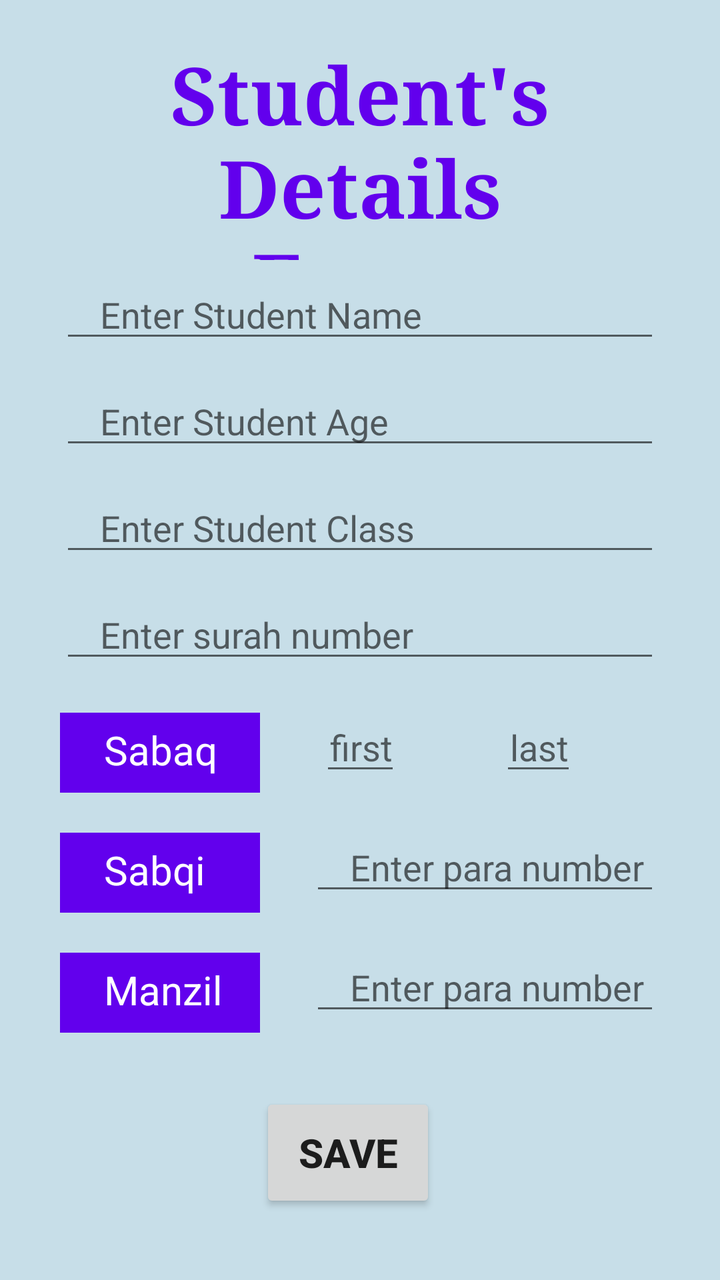
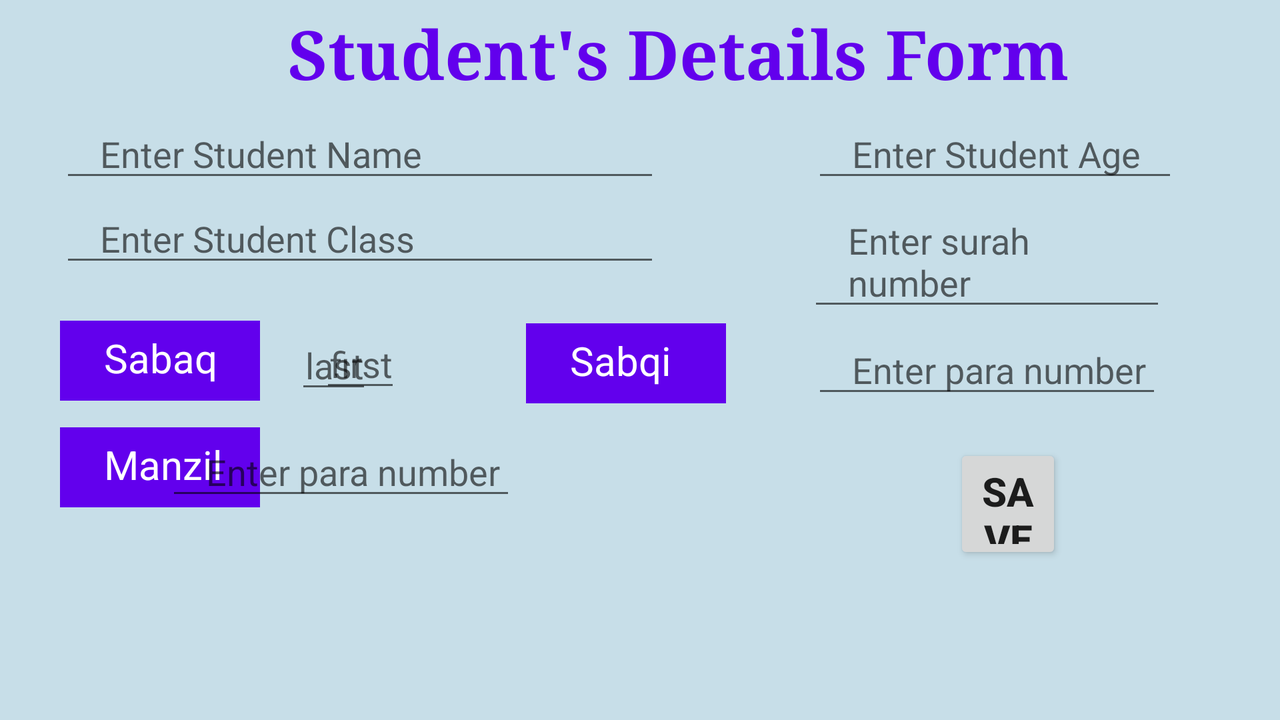

The same Android screen from two of the app's own layout files: first res/layout/ as a phone draws it, then the author's variant for another configuration, drawn on a device whose configuration selects that folder. Both files follow.
<!-- AndroidManifest.xml: application theme Theme.MadrassaApp -->
<!-- res/layout/activity_add_student.xml -->
<?xml version="1.0" encoding="utf-8"?>
<RelativeLayout xmlns:android="http://schemas.android.com/apk/res/android"
    xmlns:app="http://schemas.android.com/apk/res-auto"
    xmlns:tools="http://schemas.android.com/tools"
    android:layout_width="match_parent"
    android:layout_height="match_parent"
    tools:context=".addStudent"
    android:background="#C7DEE8">

    <TextView
        android:id="@+id/sDetail"
        android:layout_width="324dp"
        android:layout_height="110dp"
        android:layout_marginStart="50dp"
        android:layout_marginLeft="22dp"
        android:layout_marginTop="20dp"
        android:layout_marginEnd="50dp"
        android:layout_marginRight="50dp"
        android:gravity="center"
        android:fontFamily="serif"
        android:textColor="#6200ED"
        android:text="Student's Details Form"
        android:textSize="40dp"
        android:textStyle="bold"/>

    <EditText
        android:id="@+id/name"
        android:layout_width="300dp"
        android:layout_height="wrap_content"
        android:layout_marginTop="5dp"
        android:hint="Enter Student Name"
        android:layout_marginLeft="30dp"
        android:layout_below="@id/sDetail"
        android:paddingLeft="20dp"/>

    <EditText
        android:id="@+id/age"
        android:layout_width="300dp"
        android:layout_height="wrap_content"
        android:layout_marginTop="12dp"
        android:hint="Enter Student Age"
        android:layout_marginLeft="30dp"
        android:paddingLeft="20dp"
        android:layout_below="@id/name"/>

    <EditText
        android:id="@+id/Class"
        android:layout_width="300dp"
        android:layout_height="wrap_content"
        android:layout_marginTop="12dp"
        android:hint="Enter Student Class"
        android:layout_marginLeft="30dp"
        android:paddingLeft="20dp"
        android:layout_below="@id/age"
         />

    <TextView
        android:id="@+id/sabaq"
        android:layout_width="100dp"
        android:layout_height="40dp"
        android:text="Sabaq"
        android:textSize="20dp"
        android:layout_marginLeft="30dp"
        android:layout_marginTop="20dp"
        android:textColor="@color/white"
        android:background="#6200ED"
        android:paddingLeft="22dp"
        android:paddingTop="5dp"
        android:layout_below="@id/surah"/>


    <EditText
        android:id="@+id/fAyat"
        android:layout_width="wrap_content"
        android:layout_height="wrap_content"
        android:layout_below="@id/surah"
        android:layout_marginLeft="160dp"
        android:layout_marginTop="15dp"
        android:hint="first"
        android:paddingLeft="5dp" />


    <EditText
        android:id="@+id/lAyat"
        android:layout_width="wrap_content"
        android:layout_height="wrap_content"
        android:layout_marginTop="15dp"
        android:hint="last"
        android:layout_marginLeft="250dp"
        android:paddingLeft="5dp"
        android:layout_below="@id/surah"/>

    <EditText
        android:id="@+id/surah"
        android:layout_width="300dp"
        android:layout_height="wrap_content"
        android:layout_marginTop="12dp"
        android:hint="Enter surah number"
        android:layout_marginLeft="30dp"
        android:paddingLeft="20dp"
        android:layout_below="@id/Class"/>


    <TextView
        android:id="@+id/sabqi"
        android:layout_width="100dp"
        android:layout_height="40dp"
        android:text="Sabqi"
        android:textSize="20dp"
        android:layout_marginLeft="30dp"
        android:layout_marginTop="20dp"
        android:textColor="@color/white"
        android:background="#6200ED"
        android:paddingLeft="22dp"
        android:paddingTop="5dp"
        android:layout_below="@id/sabaq"/>


    <EditText
        android:id="@+id/sPara"
        android:layout_width="175dp"
        android:layout_height="wrap_content"
        android:layout_marginTop="15dp"
        android:hint="Enter para number"
        android:layout_marginLeft="155dp"
        android:paddingLeft="20dp"
        android:layout_below="@id/sabaq"/>


    <TextView
        android:id="@+id/manzil"
        android:layout_width="100dp"
        android:layout_height="40dp"
        android:text="Manzil"
        android:textSize="20dp"
        android:layout_marginLeft="30dp"
        android:layout_marginTop="20dp"
        android:textColor="@color/white"
        android:background="#6200ED"
        android:paddingLeft="22dp"
        android:paddingTop="5dp"
        android:layout_below="@id/sabqi"/>


    <EditText
        android:id="@+id/mPara"
        android:layout_width="175dp"
        android:layout_height="wrap_content"
        android:layout_marginTop="15dp"
        android:hint="Enter para number"
        android:layout_marginLeft="155dp"
        android:paddingLeft="20dp"
        android:layout_below="@id/sabqi"/>

    <Button
        android:id="@+id/btn"
        android:layout_width="wrap_content"
        android:layout_height="60dp"
        android:layout_below="@id/manzil"
        android:layout_marginLeft="130dp"
        android:layout_marginTop="30dp"
        android:gravity="center"
        android:text="Save"
        android:textSize="20sp"
        android:textStyle="bold" />

</RelativeLayout>
<!-- resources referenced by this layout -->
<resources>
  <style name="Theme.MadrassaApp" parent="Theme.MaterialComponents.DayNight.DarkActionBar">
          
          <item name="colorPrimary">@color/purple_500</item>
          <item name="colorPrimaryVariant">@color/purple_700</item>
          <item name="colorOnPrimary">@color/white</item>
          
          <item name="colorSecondary">@color/teal_200</item>
          <item name="colorSecondaryVariant">@color/teal_700</item>
          <item name="colorOnSecondary">@color/black</item>
          
          <item name="android:statusBarColor" tools:targetApi="21">?attr/colorPrimaryVariant</item>
          
      </style>
</resources>
<!-- res/layout-land/activity_add_student.xml (the author's variant of the layout above) -->
<!-- drawn on the phone turned sideways -->
<?xml version="1.0" encoding="utf-8"?>
<RelativeLayout xmlns:android="http://schemas.android.com/apk/res/android"
    xmlns:app="http://schemas.android.com/apk/res-auto"
    xmlns:tools="http://schemas.android.com/tools"
    android:layout_width="match_parent"
    android:layout_height="match_parent"
    tools:context=".addStudent"
    android:background="#C7DEE8">

    <TextView
        android:id="@+id/sDetail"
        android:layout_width="489dp"
        android:layout_height="67dp"
        android:layout_alignParentStart="true"
        android:layout_alignParentLeft="true"
        android:layout_alignParentTop="true"
        android:layout_alignParentEnd="true"
        android:layout_alignParentRight="true"
        android:layout_marginStart="139dp"
        android:layout_marginLeft="139dp"
        android:layout_marginTop="-7dp"
        android:layout_marginEnd="101dp"
        android:layout_marginRight="101dp"
        android:fontFamily="serif"
        android:gravity="center"
        android:text="Student's Details Form"
        android:textColor="#6200ED"
        android:textSize="34dp"
        android:textStyle="bold" />

    <EditText
        android:id="@+id/name"
        android:layout_width="300dp"
        android:layout_height="wrap_content"
        android:layout_below="@id/sDetail"
        android:layout_marginLeft="30dp"
        android:layout_marginTop="-6dp"
        android:hint="Enter Student Name"
        android:paddingLeft="20dp" />

    <EditText
        android:id="@+id/age"
        android:layout_width="274dp"
        android:layout_height="wrap_content"
        android:layout_below="@+id/sDetail"
        android:layout_alignParentEnd="true"
        android:layout_alignParentRight="true"
        android:layout_marginStart="76dp"
        android:layout_marginLeft="76dp"
        android:layout_marginTop="-6dp"
        android:layout_marginEnd="51dp"
        android:layout_marginRight="51dp"
        android:layout_toEndOf="@+id/name"
        android:layout_toRightOf="@+id/name"
        android:hint="Enter Student Age"
        android:paddingLeft="20dp" />

    <EditText
        android:id="@+id/Class"
        android:layout_width="300dp"
        android:layout_height="wrap_content"
        android:layout_below="@id/age"
        android:layout_marginLeft="30dp"
        android:layout_marginTop="1dp"
        android:hint="Enter Student Class"
        android:paddingLeft="20dp" />


    <TextView
        android:id="@+id/sabaq"
        android:layout_width="100dp"
        android:layout_height="40dp"
        android:layout_below="@id/surah"
        android:layout_marginLeft="30dp"
        android:layout_marginTop="0dp"
        android:background="#6200ED"
        android:paddingLeft="22dp"
        android:paddingTop="5dp"
        android:text="Sabaq"
        android:textColor="@color/white"
        android:textSize="20dp" />

    <EditText
        android:id="@+id/fAyat"
        android:layout_width="wrap_content"
        android:layout_height="wrap_content"
        android:layout_below="@id/surah"
        android:layout_marginLeft="160dp"
        android:layout_marginTop="-1dp"
        android:hint="first"
        android:paddingLeft="5dp" />

    <EditText
        android:id="@+id/lAyat"
        android:layout_width="wrap_content"
        android:layout_height="wrap_content"
        android:layout_below="@+id/surah"
        android:layout_alignParentEnd="true"
        android:layout_alignParentRight="true"
        android:layout_marginLeft="250dp"
        android:layout_marginTop="0dp"
        android:layout_marginEnd="454dp"
        android:layout_marginRight="454dp"
        android:hint="last"
        android:paddingLeft="5dp" />

    <EditText
        android:id="@+id/surah"
        android:layout_width="300dp"
        android:layout_height="wrap_content"
        android:layout_below="@+id/age"
        android:layout_alignParentEnd="true"
        android:layout_alignParentRight="true"
        android:layout_marginStart="74dp"
        android:layout_marginLeft="74dp"
        android:layout_marginTop="2dp"
        android:layout_marginEnd="57dp"
        android:layout_marginRight="57dp"
        android:layout_toEndOf="@+id/Class"
        android:layout_toRightOf="@+id/Class"
        android:hint="Enter surah number"
        android:paddingLeft="20dp" />


    <TextView
        android:id="@+id/sabqi"
        android:layout_width="100dp"
        android:layout_height="40dp"
        android:layout_below="@id/sabaq"
        android:layout_marginLeft="30dp"
        android:layout_marginTop="-39dp"
        android:layout_marginEnd="43dp"
        android:layout_marginRight="43dp"
        android:layout_toStartOf="@+id/sPara"
        android:layout_toLeftOf="@+id/sPara"
        android:background="#6200ED"
        android:paddingLeft="22dp"
        android:paddingTop="5dp"
        android:text="Sabqi"
        android:textColor="@color/white"
        android:textSize="20dp" />

    <EditText
        android:id="@+id/sPara"
        android:layout_width="175dp"
        android:layout_height="wrap_content"
        android:layout_below="@id/sabaq"
        android:layout_alignParentEnd="true"
        android:layout_alignParentRight="true"
        android:layout_marginLeft="155dp"
        android:layout_marginTop="-38dp"
        android:layout_marginEnd="59dp"
        android:layout_marginRight="59dp"
        android:hint="Enter para number"
        android:paddingLeft="20dp" />

    <TextView
        android:id="@+id/manzil"
        android:layout_width="100dp"
        android:layout_height="40dp"
        android:layout_below="@id/sabqi"
        android:layout_marginLeft="30dp"
        android:layout_marginTop="12dp"
        android:background="#6200ED"
        android:paddingLeft="22dp"
        android:paddingTop="5dp"
        android:text="Manzil"
        android:textColor="@color/white"
        android:textSize="20dp" />

    <EditText
        android:id="@+id/mPara"
        android:layout_width="175dp"
        android:layout_height="wrap_content"
        android:layout_below="@id/sabqi"
        android:layout_alignParentEnd="true"
        android:layout_alignParentRight="true"
        android:layout_marginLeft="155dp"
        android:layout_marginTop="12dp"
        android:layout_marginEnd="382dp"
        android:layout_marginRight="382dp"
        android:hint="Enter para number"
        android:paddingLeft="20dp" />

    <Button
        android:id="@+id/btn"
        android:layout_width="145dp"
        android:layout_height="60dp"
        android:layout_below="@id/manzil"
        android:layout_alignParentStart="true"
        android:layout_alignParentLeft="true"
        android:layout_alignParentEnd="true"
        android:layout_alignParentRight="true"
        android:layout_marginStart="477dp"
        android:layout_marginLeft="477dp"
        android:layout_marginTop="-32dp"
        android:layout_marginEnd="109dp"
        android:layout_marginRight="109dp"
        android:gravity="center"
        android:text="Save"
        android:textSize="20sp"
        android:textStyle="bold" />

</RelativeLayout>
